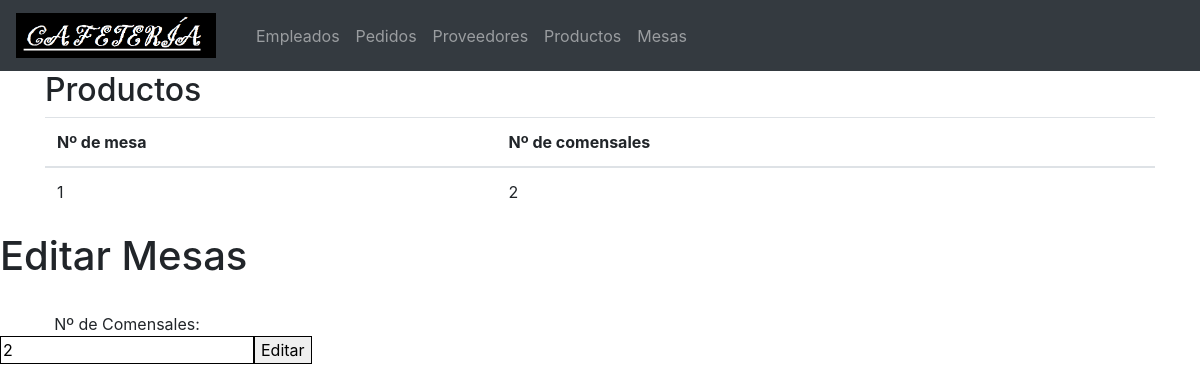
The page /editar_mesa.php?id=1 on the database its author committed.
### tables this page shows
CREATE TABLE IF NOT EXISTS Mesa (
  nº_mesa INT NOT NULL CHECK(nº_mesa BETWEEN 1 AND 10),
  nº_comensales VARCHAR(45) CHECK(nº_comensales BETWEEN 1 AND 4),
  PRIMARY KEY (nº_mesa)
  );

### editar_mesa.php (the view, shortened to what this page needs)
<!DOCTYPE html>
<html lang="es">
<head>
    <link rel="stylesheet" href="https://maxcdn.bootstrapcdn.com/bootstrap/4.1.0/css/bootstrap.min.css">
</head>
<body>
    <nav class="navbar navbar-expand-sm bg-dark navbar-dark">
        <a class="navbar-brand" href="#"> <img src="icono.png" alt="logo" style="width:200px;"> </a>
        <div class="collapse navbar-collapse" id="collapsibleNavbar">
            <ul class="navbar-nav">
                <li class="nav-item"> <a class="nav-link" href="index.php">Empleados</a> </li>
                <li class="nav-item"> <a class="nav-link" href="pedidos.php">Pedidos</a> </li>
                <li class="nav-item"> <a class="nav-link" href="proveedores.php">Proveedores</a> </li>
                <li class="nav-item"> <a class="nav-link" href="productos.php">Productos</a> </li>
                <li class="nav-item"> <a class="nav-link" href="mesa.php">Mesas</a> </li>
            </ul>
        </div>
    </nav>
    <?php
       $con = mysqli_connect("localhost", "root", "majada");
        mysqli_select_db($con, "proyecto");
        if(isset($_REQUEST['nmesa'])){
            $ncom = $_REQUEST['ncom'];
            $id = $_REQUEST['nmesa'];
            $editar = "UPDATE Mesa SET nº_comensales = $ncom WHERE nº_mesa = $id";
            $editar1 = mysqli_query($con, $editar);
        }
    else $id = $_REQUEST['id'];
            $Registros = mysqli_query($con, "SELECT * FROM Mesa where nº_mesa = '$id'");
            $bucle = mysqli_fetch_array($Registros);
    ?>
        <div class="container">
            <div class="table-responsive">
                <h2>Productos</h2>
                <table class="table table-striped">
                    <thead>
                        <tr>
                            <th>Nº de mesa</th>
                            <th>Nº de comensales</th>
                        </tr>
                    </thead>
                    <tbody>
                        <tr>
                            <?php
			echo "<tr><td>".$bucle["nº_mesa"]."</td>";
            echo "<td>".$bucle["nº_comensales"]."</td></tr>";
        ?> </tr>
                    </tbody>
                </table>
            </div>
        </div>
        <h1>Editar Mesas</h1>
        <form class="form-inline" method="POST" action="/editar_mesa.php">
            <fieldset>
                <br/>
                <label for="ncom">Nº de Comensales:</label>
                <input type="text" name="ncom" value="<?php echo $bucle['nº_comensales'] ?>" required>
                <br/> </fieldset>
            <br>
            <input type="submit" value="Editar" /> </form>
</body>
</html>

### editar_mesa.php (style rules this page uses)
input { border: 1px solid black; }
fieldset { margin-bottom: 4%; }

### rows shown on the page
mesa: nº_mesa "1", nº_comensales "2", ncom "2"
